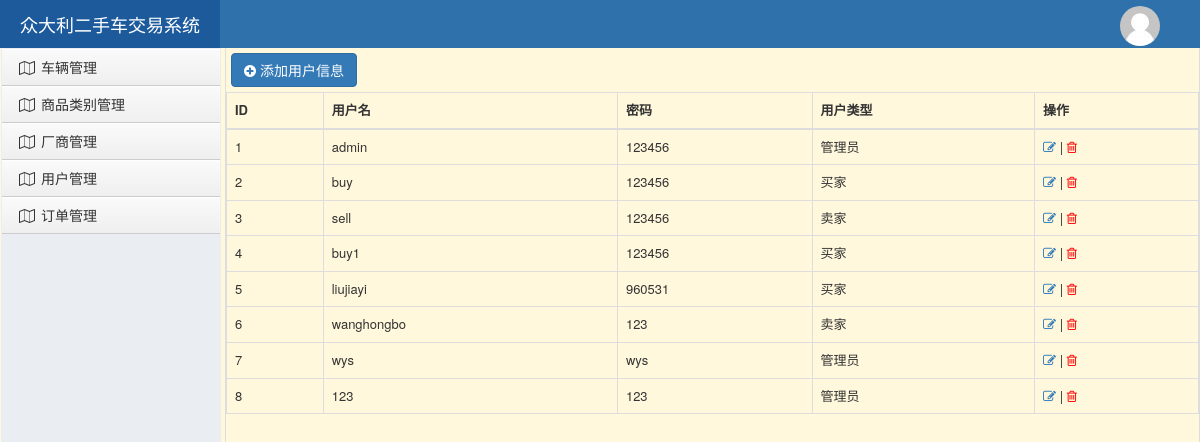
Page /data/userlist/ on the committed database.
### data/models.py (models this page shows, shortened)
class UserManager(models.Model):
    username = models.CharField(verbose_name="用户名", max_length=32)
    password = models.CharField(verbose_name="密码", max_length=64)
    usertype = models.CharField(verbose_name='用户类型', max_length=32)

### data/views/home.py (the view)
def userlist(request):
    user_queryset = models.UserManager.objects.all()
    return render(request, 'userlist.html', {"user_queryset": user_queryset})

### data/templates/userlist.html (shortened to what this page needs)
{% extends 'adminlayout.html' %}
{% block content %}
    <div style="margin: 5px;">
<a href="/data/adduser/" class="btn btn-primary"><i class="fa fa-plus-circle" aria-hidden="true"></i> 添加用户信息</a>
    </div>
    <table class="table table-bordered">
        <thead>
            <tr>
                <th>ID</th>
                <th>用户名</th>
                <th>密码</th>
                <th>用户类型</th>
                <th>操作</th>
            </tr>
        </thead>
        <tbody>
            {% for row in user_queryset %}
                <tr>
                    <td>{{ row.id }}</td>
                    <td>{{ row.username }}</td>
                    <td>{{ row.password }}</td>
                    <td>{{ row.usertype }}</td>
                    <td>
                        <a href="/data/edituser/{{ row.id }}"><i class="fa fa-pencil-square-o" aria-hidden="true"></i></a>
                        |
                        <a href="/data/deluser/{{ row.id }}" style="color: red;">
                             <i class="fa fa-trash-o" aria-hidden="true"></i>
                        </a>
                    </td>
                </tr>
            {% endfor %}
        </tbody>
    </table>
{% endblock %}

### data/static/css/commons.css (style rules this page uses)
body { margin: 0; }

### data/templates/adminlayout.html (style rules this page uses)
body { margin: 0; }

### rows in the picture
UserManager: id "1", username "admin", password "123456", usertype "管理员"
UserManager: id "2", username "buy", password "123456", usertype "买家"
UserManager: id "3", username "sell", password "123456", usertype "卖家"
UserManager: id "4", username "buy1", password "123456", usertype "买家"
UserManager: id "5", username "liujiayi", password "960531", usertype "买家"
UserManager: id "6", username "wanghongbo", password "123", usertype "卖家"
UserManager: id "7", username "wys", password "wys", usertype "管理员"
UserManager: id "8", username "123", password "123", usertype "管理员"
